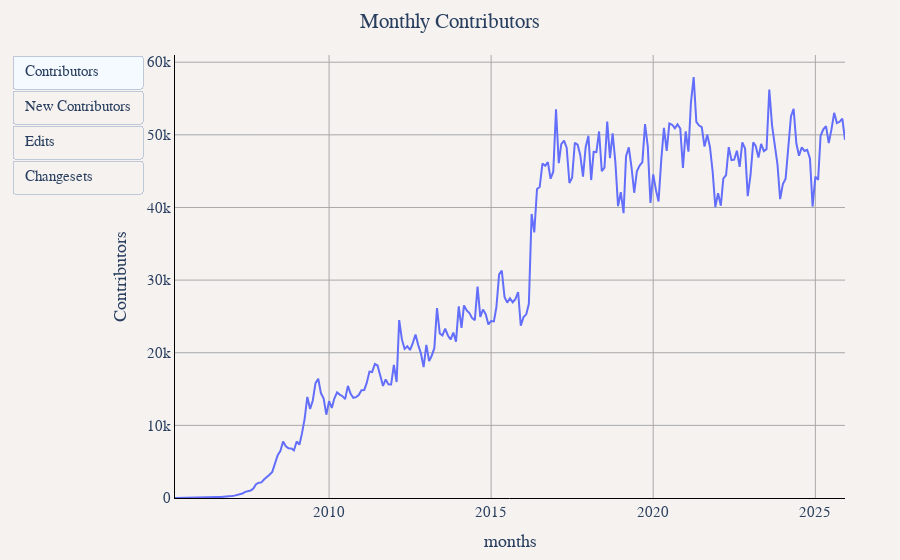

Write notebook code for a chart like this one.
### Markdown cell above
## Contributors, Edits and Changesets Each Month

### Code cell
df = duckdb.sql("""
WITH user_first_appearance AS (
    SELECT
        user_name,
        year,
        month,
        ROW_NUMBER() OVER (PARTITION BY user_name ORDER BY year, month) as rn
    FROM (
        SELECT DISTINCT user_name, year, month
        FROM '../changeset_data/year=*/month=*/*.parquet'
    )
),
first_appearances AS (
    SELECT user_name, year, month
    FROM user_first_appearance
    WHERE rn = 1
),
monthly_metrics AS (
    SELECT
        year,
        month,
        CONCAT(year, '-', LPAD(CAST(month as VARCHAR), 2, '0')) as months,
        COUNT(DISTINCT user_name) as Contributors,
        CAST(SUM(edit_count) as BIGINT) as Edits,
        CAST(COUNT(*) AS INTEGER) as Changesets
    FROM '../changeset_data/year=*/month=*/*.parquet'
    GROUP BY year, month
),
monthly_new_contributors AS (
    SELECT
        year,
        month,
        COUNT(DISTINCT user_name) as "New Contributors"
    FROM first_appearances
    GROUP BY year, month
),
combined_metrics AS (
    SELECT
        m.year,
        m.month,
        m.months,
        m.Contributors,
        COALESCE(n."New Contributors", 0) as "New Contributors",
        m.Edits,
        m.Changesets
    FROM monthly_metrics m
    LEFT JOIN monthly_new_contributors n ON m.year = n.year AND m.month = n.month
)
SELECT
    months,
    Contributors,
    "New Contributors",
    Edits,
    Changesets,
    SUM("New Contributors") OVER (ORDER BY year, month) as "Accumulated Contributors",
    SUM(Edits) OVER (ORDER BY year, month) as "Accumulated Edits",
    SUM(Changesets) OVER (ORDER BY year, month) as "Accumulated Changesets"
FROM combined_metrics
ORDER BY year, month
""").df()

util.show_figure(
    [
        util.FigureConfig(
            title="Monthly Contributors",
            label="Contributors",
            x_col="months",
            y_col="Contributors",
            query_or_df=df,
        ),
        util.FigureConfig(
            title="Monthly New Contributors",
            label="New Contributors",
            x_col="months",
            y_col="New Contributors",
            query_or_df=df,
        ),
        util.FigureConfig(
            title="Monthly Edits",
            label="Edits",
            x_col="months",
            y_col="Edits",
            query_or_df=df,
        ),
        util.FigureConfig(
            title="Monthly Changesets",
            label="Changesets",
            x_col="months",
            y_col="Changesets",
            query_or_df=df,
        ),
    ]
)

### Figure 1 — Plotly figure (JSON) as saved in the notebook; plotly's stock layout.template omitted (floating-point values rounded to 4 significant figures; data arrays with more than 128 entries replaced by an {"elided": "..."} marker saying what was removed)
{"data": [{"hovertemplate": "Contributors<br>%{x}<br>%{y:,} Contributors<extra></extra>", "name": "Contributors", "type": "scatter", "visible": true, "x": {"elided": "249 str values"}, "y": {"elided": "249 int values"}}, {"hovertemplate": "Contributors<br>%{x}<br>%{y:,} New Contributors<extra></extra>", "name": "Contributors", "type": "scatter", "visible": false, "x": {"elided": "249 str values"}, "y": {"elided": "249 int values"}}, {"hovertemplate": "Contributors<br>%{x}<br>%{y:,} Edits<extra></extra>", "name": "Contributors", "type": "scatter", "visible": false, "x": {"elided": "249 str values"}, "y": {"elided": "249 int values"}}, {"hovertemplate": "Contributors<br>%{x}<br>%{y:,} Changesets<extra></extra>", "name": "Contributors", "type": "scatter", "visible": false, "x": {"elided": "249 str values"}, "y": {"elided": "249 int values"}}], "layout": {"barmode": "stack", "font": {"family": "Times", "size": 15}, "margin": {"b": 55, "l": 55, "r": 55, "t": 55}, "paper_bgcolor": "#f5f2f0", "plot_bgcolor": "#f5f2f0", "title": {"text": "Monthly Contributors", "x": 0.5}, "updatemenus": [{"buttons": [{"args": [{"visible": [true, false, false, false]}, {"title.text": "Monthly Contributors", "xaxis.title.text": "months", "yaxis.title.text": "Contributors"}], "label": "Contributors", "method": "update"}, {"args": [{"visible": [false, true, false, false]}, {"title.text": "Monthly New Contributors", "xaxis.title.text": "months", "yaxis.title.text": "New Contributors"}], "label": "New Contributors", "method": "update"}, {"args": [{"visible": [false, false, true, false]}, {"title.text": "Monthly Edits", "xaxis.title.text": "months", "yaxis.title.text": "Edits"}], "label": "Edits", "method": "update"}, {"args": [{"visible": [false, false, false, true]}, {"title.text": "Monthly Changesets", "xaxis.title.text": "months", "yaxis.title.text": "Changesets"}], "label": "Changesets", "method": "update"}], "type": "buttons"}], "xaxis": {"gridcolor": "darkgray", "linecolor": "black", "showgrid": true, "tickcolor": "black", "title": {"text": "months"}, "zerolinecolor": "darkgray"}, "yaxis": {"gridcolor": "darkgray", "linecolor": "black", "rangemode": "tozero", "showgrid": true, "tickcolor": "black", "title": {"text": "Contributors"}, "zerolinecolor": "darkgray"}}}
